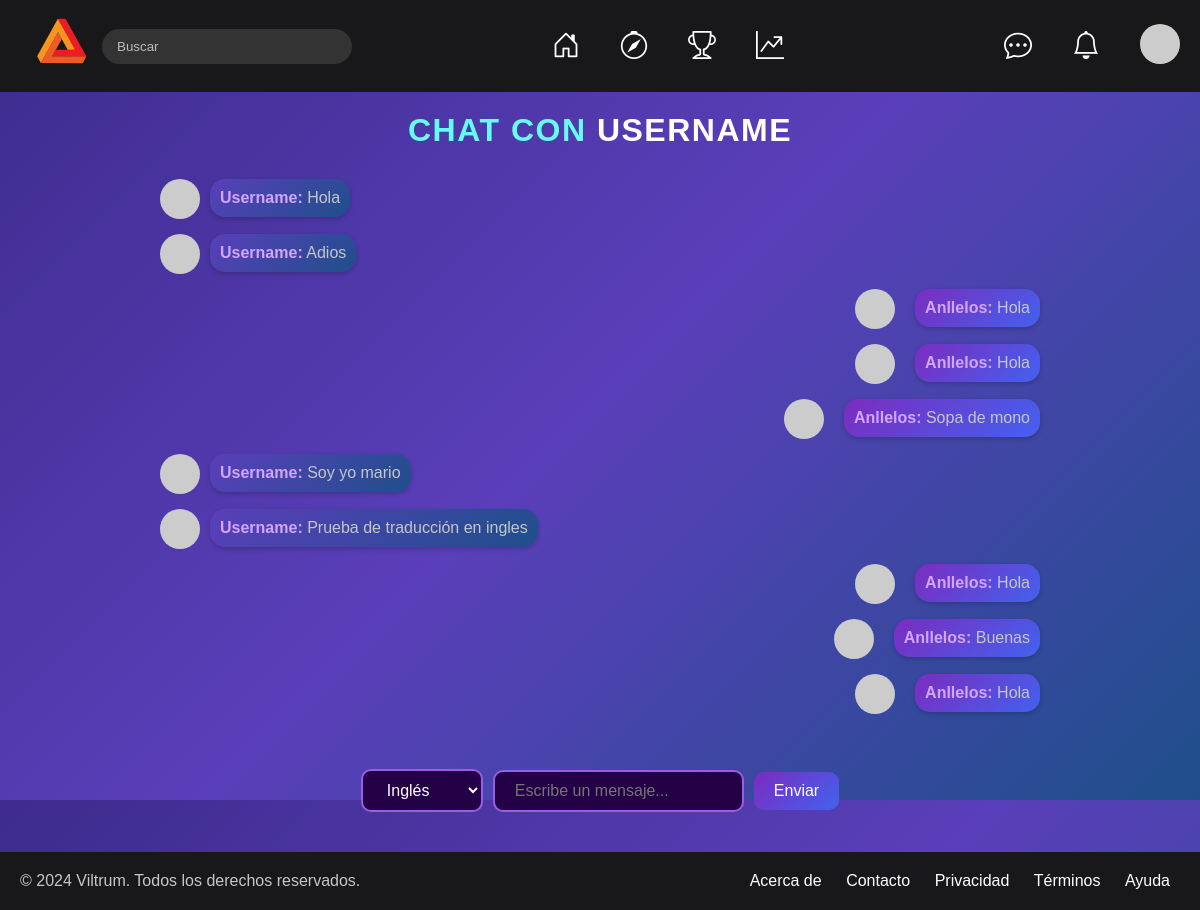
/chat/room/43T9WXbfXderhbAyuft7Bx (signed in), run on the app's committed database.
### chat/models.py (models this page shows, shortened)
class GroupMessage(models.Model):
    group = models.ForeignKey(ChatGroup, related_name='chat_messages', on_delete=models.CASCADE)
    author = models.ForeignKey(User, on_delete=models.CASCADE)
    body = models.CharField(max_length=300)
    created = models.DateTimeField(auto_now_add=True)

### chat/views.py (the view, shortened to what this page needs)
# urls.py: path('chat/room/<str:chatroom_name>', views.chat_view, name='chatroom'),
@login_required
def chat_view(request, chatroom_name):
    chat_group = get_object_or_404(ChatGroup, group_name=chatroom_name)
    chat_messages = chat_group.chat_messages.all().order_by('-created')[:10]
    chat_messages = list(chat_messages)
    chat_messages.reverse()
    form = ChatMessageCreateForm()
    other_user = None
    if chat_group.is_private:
        if request.user not in chat_group.members.all():
            raise Http404()
        other_user = next((member for member in chat_group.members.all() if member != request.user), None)
    data_context = {
        'chat_messages': chat_messages,
        'form': form,
        'other_user': other_user,
        'chatroom_name': chatroom_name
    }
    return render(request, 'chat.html', data_context)

### chat/form.py
class ChatMessageCreateForm(ModelForm):
    class Meta:
        model = GroupMessage
        fields = ['body']

### core/context_processors.py (called while the page is built)
def user_role(request):
    if request.user.is_authenticated:
        if request.user.groups.filter(name='Sponsor').exists():
            return {'role': 'sponsor'}
        elif request.user.groups.filter(name='Gamer').exists():
            return {'role': 'gamer'}
        else:
            return {'role': 'other'}
    return {'role': 'guest'}

def notifications(request):
    if request.user.is_authenticated:
        notifications = NotificationSystem.objects.filter(receiver=request.user).order_by('-created_at')[:8]
        return {'notifications': notifications}
    return {'notifications': []}

def verification(request):
    if request.user.is_authenticated:
        verificate = ExtendedData.objects.filter(user=request.user, user_verification=True)
        if verificate.exists():
            return {'verified':True}
        else:
            return {'verified':False}
    return {'verified':False}

### chat/templates/chat.html (shortened to what this page needs)
{% extends 'template.html' %}
{% load static %}
{% block extra_css %}
<link rel="stylesheet" href="{% static 'chat/css/chat.css' %}">
{% endblock %}
{% block content %}
<div class="chat-page">
    <div class="chat-header">
        <h2 class="chat-title">Chat con <span class="username-highlight">{{ other_user.username }}</span></h2>
    </div>
    <div class="chat-messages" id="chat-messages">
        {% for message in chat_messages %}
        <div class="message {% if message.author == user %}outgoing{% else %}incoming{% endif %}">
            <img src="{% if message.author.profile_img %}{{ message.author.profile_img.url }}{% else %}https://ui-avatars.com/api/?name={{ message.author.username }}{% endif %}" alt="Avatar" class="avatar">
            <div class="message-content">
                <strong class="message-author">{{ message.author.username }}:</strong>
                <span class="message-body">{{ message.body }}</span>
            </div>
        </div>
        {% empty %}
        <p class="no-messages">No hay mensajes aún por leer.</p>
        {% endfor %}
    </div>
    <div class="chat-input-container">
        <form id="chat-messages_form">
            <div class="input-group">
                <select name="language" id="language" class="styled-select">
                    <option value="English">Inglés</option>
                </select>
                <input type="text" id="message-input" name="body" placeholder="Escribe un mensaje..." required class="styled-input">
                <button type="submit" class="send-button">Enviar</button>
            </div>
        </form>
    </div>
</div>
{% endblock %}

### core/static/core/css/template.css (style rules this page uses)
* { font-family: 'IBM Plex Sans', sans-serif; color: white; }
body { display: flex; flex-direction: column; background-color: #efeff1; margin: 0; padding: 0; min-height: 100vh; }

### chat/static/chat/css/chat.css (style rules this page uses)
* { margin: 0; padding: 0; box-sizing: border-box; }
body { font-family: 'Roboto', sans-serif; background: linear-gradient(135deg, #3d2c8d 0%, #5a3fba 50%, #1f4f8b 100%); color: #c5c6c7; display: flex; flex-direction: column; height: 100vh; overflow: hidden; }
.chat-page { display: flex; flex-direction: column; justify-content: center; align-items: center; flex-grow: 1; width: 80%; max-width: 1200px; height: 100%; margin: 0 auto; background-color: transparent; border-radius: 15px; padding: 20px; }
.chat-header { text-align: center; padding-bottom: 10px; }
.chat-title { color: #66fcf1; font-size: 2rem; text-transform: uppercase; letter-spacing: 1.5px; }
.chat-messages { flex-grow: 1; padding: 20px; width: 100%; overflow-y: auto; margin-bottom: 20px; }
.message { display: flex; align-items: center; margin-bottom: 15px; width: 100%; }
.message.outgoing { justify-content: flex-end; align-items: flex-start; }
.message.incoming { justify-content: flex-start; align-items: flex-start; }
.avatar { width: 40px; height: 40px; border-radius: 50%; margin-right: 10px; }
.message-content { background: linear-gradient(135deg, #5a3fba 0%, #1f4f8b 100%); border-radius: 15px; padding: 10px; max-width: 60%; box-shadow: 0 2px 5px rgba(0, 0, 0, 0.2); }
.message.outgoing .message-content { background: linear-gradient(135deg, #7b2cbf, #4361ee); color: white; margin-left: 10px; }
.message.incoming .message-content { background: linear-gradient(135deg, #5a3fba, #1f4f8b); color: white; margin-right: 10px; }
.message-author { font-weight: bold; color: #d4a5ff; }
.message-body { margin-top: 5px; color: #c5c6c7; }
.chat-input-container { display: flex; justify-content: center; align-items: center; background-color: transparent; border: none; padding: 0; margin-bottom: 20px; }
.input-group { display: flex; gap: 10px; justify-content: center; align-items: center; width: auto; }
.styled-select, .styled-input, .send-button { width: auto; padding: 10px 20px; border-radius: 10px; font-size: 1rem; }
.styled-select { background-color: #240046; color: #fff; border: 2px solid #9b5de5; }
.styled-input { background-color: #240046; border: 2px solid #9b5de5; color: #fff; }
.send-button { background: linear-gradient(135deg, #7b2cbf, #4361ee); color: #fff; border: none; padding: 10px 20px; cursor: pointer; }

### data on the page
GroupMessage: author.username "Username", body "Hola"
GroupMessage: author.username "Username", body "Adios"
GroupMessage: author.username "Anllelos", body "Hola"
GroupMessage: author.username "Anllelos", body "Hola"
GroupMessage: author.username "Anllelos", body "Sopa de mono"
GroupMessage: author.username "Username", body "Soy yo mario"
GroupMessage: author.username "Username", body "Prueba de traducción en ingles"
GroupMessage: author.username "Anllelos", body "Hola"
GroupMessage: author.username "Anllelos", body "Buenas"
GroupMessage: author.username "Anllelos", body "Hola"

### other printed values
{{ other_user.username }} "USERNAME"
